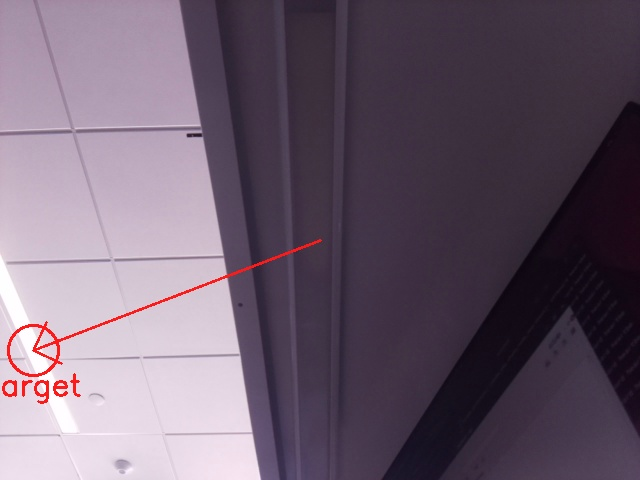
#> input picture Images/frame_10_2024-03-27 11:06:52.193047.jpg, 640 x 480 px, given in place of the camera
$ python ahabp_node_opencv.py
#> lines starting #> are read from the running program, lines starting #| are printed output that depends on the picture; after the words box and inside, x2 and y2 are one past the last pixel; in counts of white or black regions, pixels touching at a corner belong together
import cv2 as cv
import time
import datetime
import os

print('##### Hello from ahabp_node_opencv.py #####')
print("began at", datetime.datetime.now())

# camera servo can only go between 0 and 130 degrees
angle = 80

# Folder to store images within workspace
path = '/home/anyell/ahabp_v2_ws/Images'

capture = cv.VideoCapture(0)

# on Raspberry Pi Camera v2 the image size is:
# 480 rows
# 640 columns
cx = 320
cy = 240
minimum = 250

picture = 1
i = 0
while True:
    istrue, frame = capture.read()
#> frame is the input picture: shape (480, 640, 3); mean B, G, R 109.9, 93.6, 108.6
    date = datetime.datetime.now()
    #gray = cv.rotate(frame, cv.ROTATE_180) # If image is upside down, uncomment
    #frame = cv.rotate(frame, cv.ROTATE_180)
    gray = cv.cvtColor(frame, cv.COLOR_BGR2GRAY)
    thresholding, thresh = cv.threshold(gray, minimum, 255, cv.THRESH_BINARY)
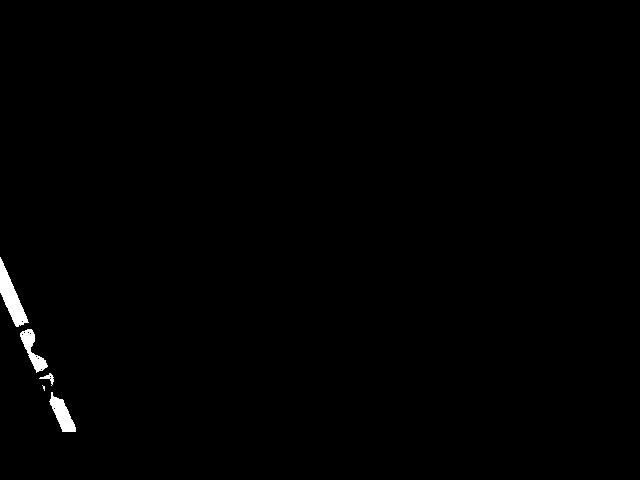
#> thresh: shape (480, 640); 0.6% white; 5 white regions (1 under 20 px), largest, box (x1, y1, x2, y2) and area: (0, 257, 29, 327) 804, (49, 392, 76, 432) 507, (20, 329, 48, 373) 454, (39, 373, 54, 386) 64
#> thresholding = 250

    # copy and convert image to grayscale then process
    (minVal, maxVal, minLoc, maxLoc) = cv.minMaxLoc(gray)
#> minVal = 8; maxVal = 255; minLoc = (582, 178); maxLoc = (1, 268)
    M = cv.moments(thresh)
#> M = moments, m00 468690, centre m10/m00, m01/m00 = (31.76, 345.8)

    # calculate centroid
    targx = int(M["m10"] / (M["m00"]+1))
#> targx = 31
    targy = int(M["m01"] / (M["m00"]+1))
#> targy = 345

    # calculate direction vector from center to centroid
    vx = targx - cx
#> vx = -289
    vy = targy - cy
#> vy = 105

    # place vector arrow and label
    cv.putText(frame, "target", (targx - 45, targy + 45), cv.FONT_HERSHEY_SIMPLEX, 1, (25, 25, 255), 2)
    cv.circle(frame, [targx, targy], 25, (25, 25, 255), 2)
    cv.arrowedLine(frame, [cx, cy], [targx, targy], (25, 25, 255), 2) # center >> target
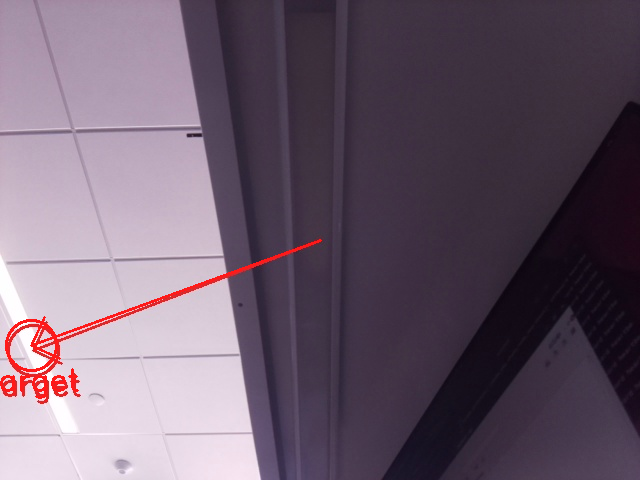
#> frame: shape (480, 640, 3); mean B, G, R 108.9, 92.7, 108.8

    ### Output screens ###
    cv.imshow('Output', thresh)
    cv.imshow('Camera', frame)

    if (vy/10) > 0:
        if angle >= 5:
            angle -= 1
        #servo.ChangeDutyCycle(2 + (angle/18)) # This is where the actuator stuff goes
        #print(vy/10, "pitch DOWN", angle)
    elif (vy/10) < 0:
        if angle <= 95:
            angle += 1
        #servo.ChangeDutyCycle(2 + (angle/18))
        #print(vy/10, "pitch UP", angle)

    if cv.waitKey(20) & 0xFF==ord('d'):
#> (key Esc is pressed here)
        break

    if i >= 900:
        cv.imwrite(os.path.join(path, "thresh_" + str(picture) + "_" + str(datetime.datetime.now()) + ".jpg"), thresh)
        cv.imwrite(os.path.join(path, "frame_" + str(picture) + "_" + str(datetime.datetime.now()) + ".jpg"), frame)
        print(f"Saved picture {picture} at {date}")
        i = 0
        picture += 1

    #increment i
    i += 1

capture.release()
cv.destroyAllWindows

$ run again, on Images/frame_12_2024-03-27 11:09:22.035015.jpg
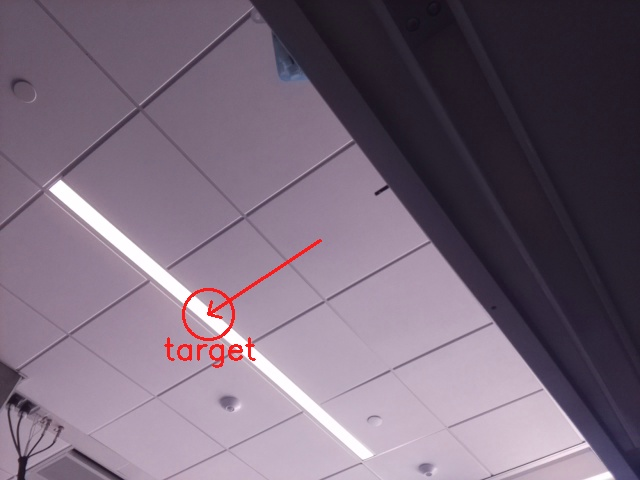
#> input picture Images/frame_12_2024-03-27 11:09:22.035015.jpg, 640 x 480 px, given in place of the camera
#> frame is the input picture: shape (480, 640, 3); mean B, G, R 120.5, 103.9, 119
#> `thresholding, thresh = cv.threshold(gray, minimum, 255, cv.THRESH_BINA..`:
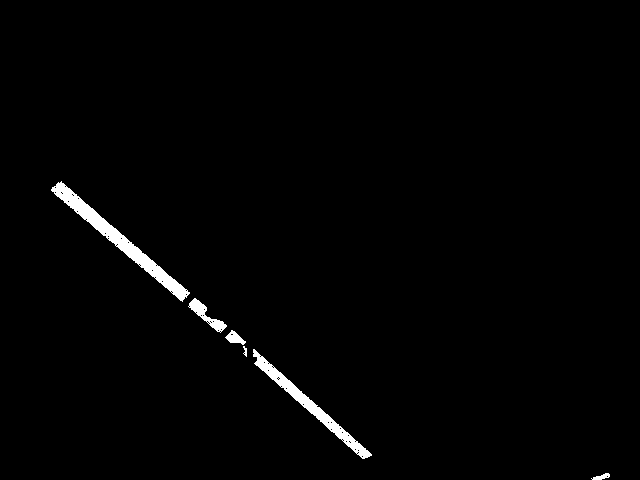
#> thresh: shape (480, 640); 1.4% white; 6 white regions, box (x1, y1, x2, y2) and area: (51, 181, 190, 302) 2183, (253, 349, 372, 459) 1503, (188, 298, 227, 333) 394, (225, 330, 246, 345) 157, (591, 473, 610, 480) 72, (243, 346, 247, 357) 26
#> thresholding = 250
#> minVal = 16; maxVal = 255; minLoc = (429, 4); maxLoc = (57, 185)
#> M = moments, m00 1105425, centre m10/m00, m01/m00 = (205.7, 312)
#> targx = 205
#> targy = 312
#> vx = -115
#> vy = 72
#> `cv.arrowedLine(frame, [cx, cy], [targx, targy], (25, 25, 255), 2)`:
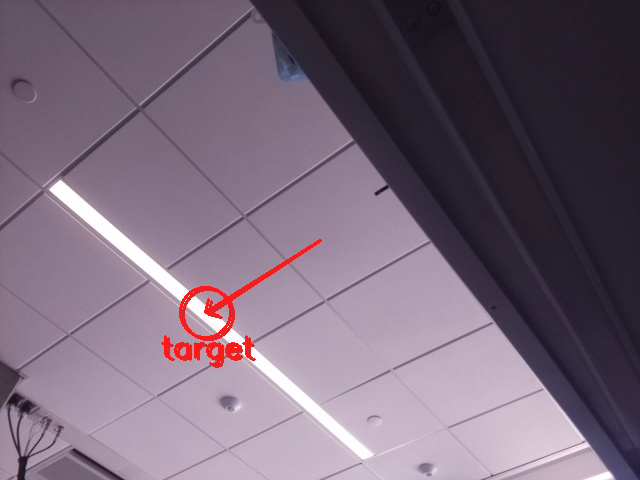
#> frame: shape (480, 640, 3); mean B, G, R 119.9, 103.4, 119.3
